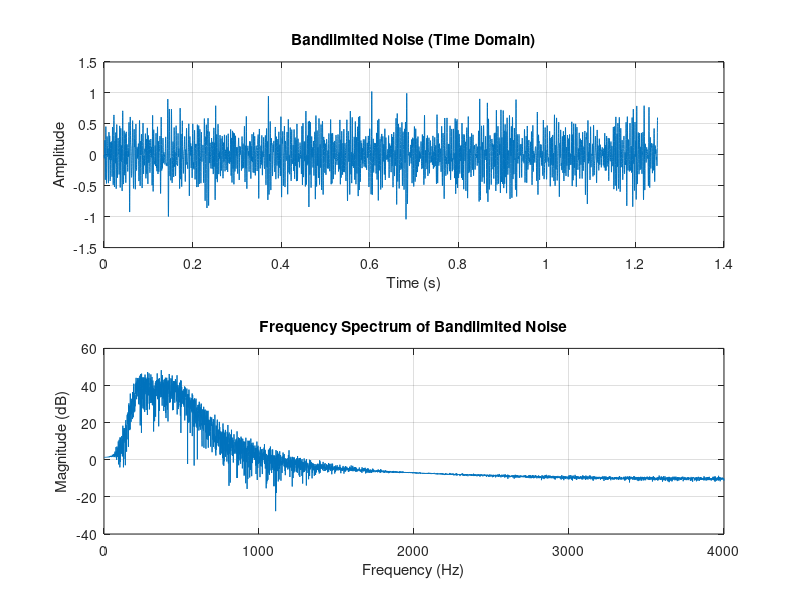
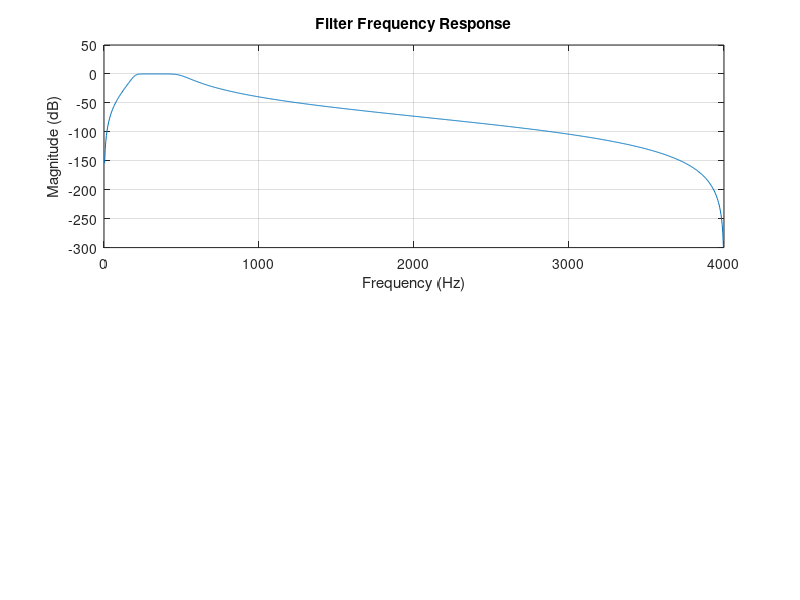

MATLAB code for these plots, in order: (Note: this script raises an error after producing the figures.)
clear; close all; clc;
%% 设计带通滤波器
fs = 8e3;                   % 采样频率 (Hz)
f_low = 200;                  % 低截止频率 (Hz)
f_high = 500;                % 高截止频率 (Hz)
order = 4;                   % 滤波器阶数

% 将实际频率转换为归一化截止频率（相对于奈奎斯特频率fs/2）
% butter函数要求归一化频率范围为[0,1]
fc = [f_low f_high]/(fs/2);  

% 生成Butterworth带通滤波器
[b, a] = butter(order, fc, 'bandpass');

% 转换为状态空间模型
[Aw, Bw, Cw, Dw] = tf2ss(b, a);
state_dim = size(Aw, 1);

% 生成白噪声输入
N = 10000;                   % 数据点数
n = randn(N, 1);             % 高斯白噪声

% 仿真状态空间模型
w = zeros(N, 1);
x = zeros(state_dim, 1);     % 初始化状态
for k = 1:N
    x = Aw * x + Bw * n(k);
    w(k) = Cw * x + Dw * n(k);
end

% 绘制时域波形
figure; subplot(2,1,1);
t = (0:N-1)/fs;  % 时间向量（秒）
plot(t, w); grid on;
xlabel('Time (s)'); ylabel('Amplitude');
title('Bandlimited Noise (Time Domain)');
% 计算信号的频谱
W_fft = fft(w); % 计算FFT
frequencies = (0:N/2-1)*(fs/N); % 频率轴 (Hz)
W_magnitude = abs(W_fft(1:N/2)); % 取前半部分幅值
% 绘制频谱
subplot(2,1,2);
plot(frequencies, 20*log10(W_magnitude));
xlabel('Frequency (Hz)');
ylabel('Magnitude (dB)');
title('Frequency Spectrum of Bandlimited Noise');
grid on;

% 计算并绘制频谱（使用实际频率Hz）
figure; subplot(2,1,1);
[h, f] = freqz(b, a, 1024, fs);  % 注意这里传入fs参数
mag = 20*log10(abs(h));
plot(f, mag); grid on;
xlabel('Frequency (Hz)');
ylabel('Magnitude (dB)');
title('Filter Frequency Response');
grid on;
% 标注截止频率
hold on;
max_mag = max(mag);
yline(max_mag-3, '--r', '-3dB', 'LabelHorizontalAlignment', 'left');
xline(f_low, '--g', [num2str(f_low) ' Hz'], 'LabelVerticalAlignment', 'bottom');
xline(f_high, '--g', [num2str(f_high) ' Hz'], 'LabelVerticalAlignment', 'bottom');
hold off;

% 计算信号的频谱
subplot(2,1,2);
[Pxx, f] = pwelch(w, hanning(512), 256, 1024, fs);
plot(f, 10*log10(Pxx));
xlabel('Frequency (Hz)');
ylabel('Power/Frequency (dB/Hz)');
title('Power Spectral Density of Bandlimited Noise');
grid on; % ylim([-300 0]);
% 标注截止频率
hold on;
xline(f_low, '--g', [num2str(f_low) ' Hz'], 'LabelVerticalAlignment', 'bottom');
xline(f_high, '--g', [num2str(f_high) ' Hz'], 'LabelVerticalAlignment', 'bottom');
hold off;

save('bandlimitedNoise.mat', 'Aw', 'Bw', 'Cw', 'Dw');

%% test:根据传函估算截止频率
sys = ss(Aw, Bw, Cw, Dw, 1/fs);  % 创建离散系统模型
[H, w] = freqresp(sys);  % w实际上是角频率(rad/s)
% 当sys包含采样时间时，freqresp返回的是实际角频率，需要除以2π转换为Hz
f = w/(2*pi);  % 将角频率(rad/s)转换为Hz
H_mag = squeeze(20*log10(abs(H)));
% 找到 -3dB 截止频率
max_mag = max(H_mag);
cutoff_idx = find(H_mag >= max_mag - 3);
f_low_actual = f(min(cutoff_idx));   % 实际低截止频率
f_high_actual = f(max(cutoff_idx));  % 实际高截止频率
% 绘制频率响应并标注实际截止频率
figure;
plot(f, H_mag, 'b', 'LineWidth', 1.5); % 绘制频率响应
hold on;
% 标注 -3dB 线
yline(max_mag - 3, '--r', '-3dB', 'LabelHorizontalAlignment', 'left');
% 标注实际低、高截止频率
xline(f_low_actual, '--g', ['f_{low} = ' num2str(f_low_actual, '%.2f') ' Hz'], 'LabelVerticalAlignment', 'bottom');
xline(f_high_actual, '--g', ['f_{high} = ' num2str(f_high_actual, '%.2f') ' Hz'], 'LabelVerticalAlignment', 'bottom');
% 图像设置
xlabel('Frequency (Hz)');
ylabel('Magnitude (dB)');
title('Estimated Filter Frequency Response with Cutoff Frequencies');
grid on;
legend('Frequency Response', '-3dB Line', 'Estimated Cutoff Frequencies');
hold off;